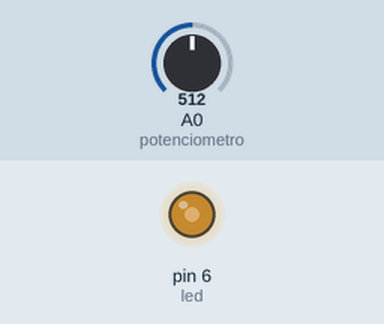
Bench run of a sketch on a simulated Arduino Uno, built with avr-gcc and run on an emulated ATmega328P. On the bench: output pins drawn as LEDs (lit = HIGH). Inputs (shaded band) come from the test bench; at power-on: A0 (potenciometro) = 512.

Above: at 1.2 s.
1.3 s: A0 (potenciometro) set to 716
At 2.3 s:
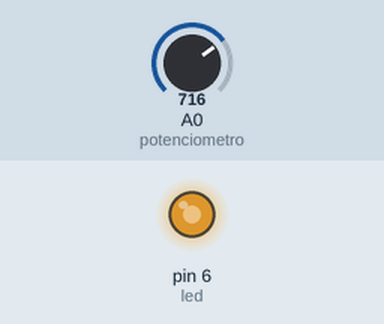
2.8 s: A0 (potenciometro) set to 900
At 3.4 s:
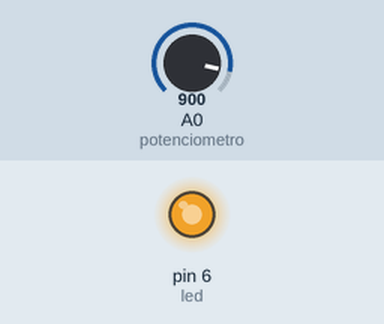
4.3 s: A0 (potenciometro) set to 122
At 4.6 s:
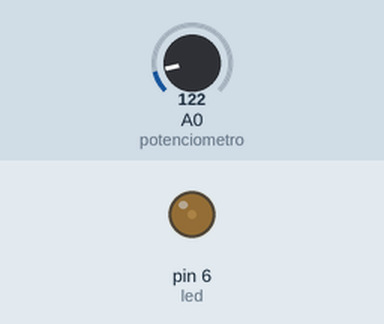
5.8 s: A0 (potenciometro) set to 0
At 6.9 s:
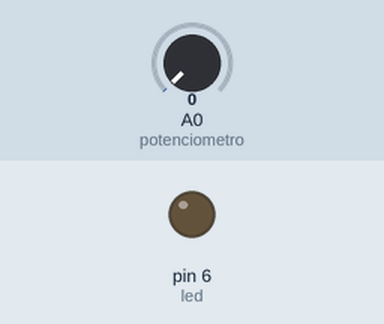
7.3 s: A0 (potenciometro) set to 511
At 8.0 s:
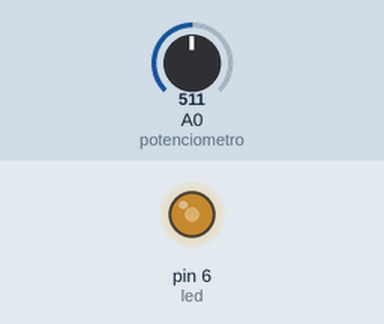
Timing chart, 0 to 9.8 s (numbered marks = the images above; inputs shaded):
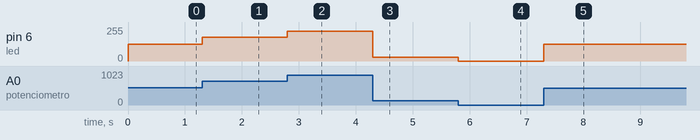

Measured:
- after the input at 1.3 s, pin 6 (led): 127/255 → 178/255 at once
- after the input at 2.8 s, pin 6 (led): 178/255 → 224/255 at once
- after the input at 4.3 s, pin 6 (led): 224/255 → 30/255 at once
- after the input at 5.8 s, pin 6 (led): 30/255 → 0/255 at once
- after the input at 7.3 s, pin 6 (led): 0/255 → 127/255 at once

The sketch:

PWM.ino
```cpp
unsigned int led = 6;
unsigned int potenciometro = 0;
int analog;
int valor;
void setup() {
  // put your setup code here, to run once:
  pinMode(led,OUTPUT);
}

void loop() {
  // put your main code here, to run repeatedly:
  analog = analogRead(potenciometro);
  valor = map(analog,0,1023,0,255);
  analogWrite(led,valor);
}
```
